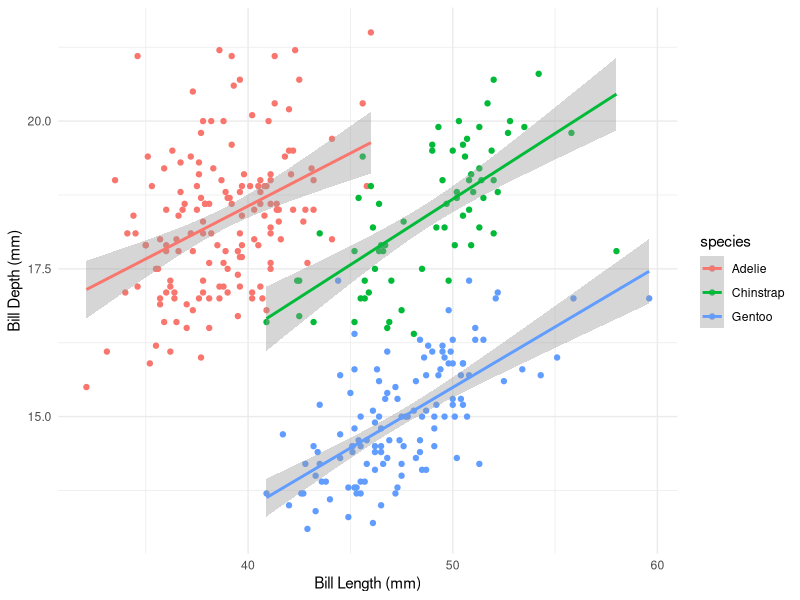

This chart was generated by the following R code:
## ---- chunk 1
knitr::opts_chunk$set(echo = TRUE,
                      warning = FALSE)
## ---- chunk 2
library(tidyverse)
library(palmerpenguins)
library(here)
## ---- chunk 3
glimpse(penguins)
## ---- chunk 4
penguins%>% 
  ggplot(aes(x = bill_length_mm,
             y = bill_depth_mm,
             color = species))+
  geom_point()+
  geom_smooth(method = "lm")+ # here is a linear model
  labs(x = "Bill Length (mm)",
       y = "Bill Depth (mm)")+
  theme_minimal()
